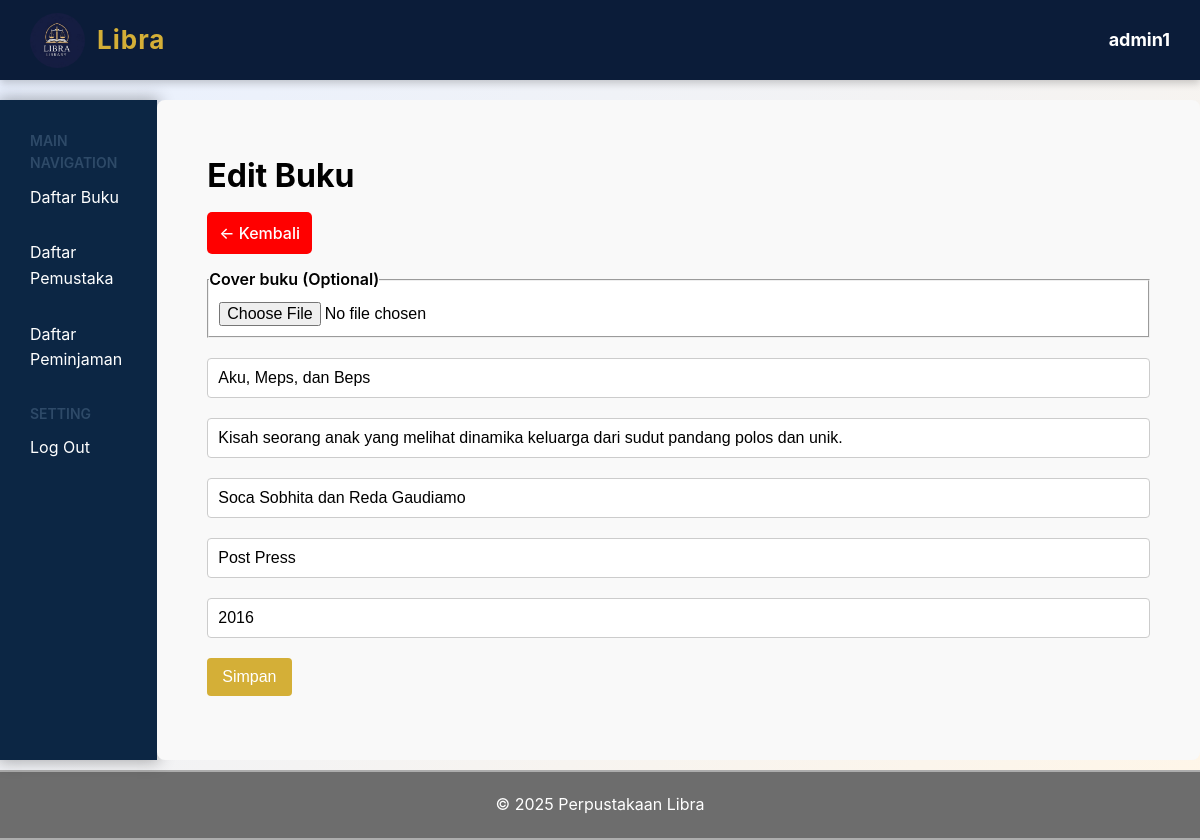
The app's page /administrator/edit.php?id_buku=1 (signed in) with its own data.
### tables this page shows
CREATE TABLE `buku` (
  `ID_BUKU` int(11) NOT NULL,
  `COVER` varchar(100) DEFAULT NULL,
  `JUDUL` varchar(64) NOT NULL,
  `DESKRIPSI` longtext NOT NULL,
  `PENULIS` varchar(50) NOT NULL,
  `PENERBIT` varchar(50) NOT NULL,
  `TAHUN` varchar(4) NOT NULL
);

### function.php (called while the page is built, shortened)
<?php
	function getBukuOne(int $id){
		$state = DBH->prepare("SELECT * FROM buku WHERE ID_BUKU = :id"
	);
		$state->execute([':id' => $id]);
		return $state->fetch();
	}
?>

### administrator/form_buku.php (the view, shortened to what this page needs)
<?php
$error_cover = $error_judul = $error_deskripsi = $error_penulis = $error_penerbit = $error_tahun = $error_stok = '';
?>
<form action="#" method="POST" enctype="multipart/form-data">
  <fieldset>
    <legend>Cover buku (Optional)</legend>
    <input type="file" name="cover">
  </fieldset>
  <input type="text" name="judul" placeholder="judul" value="<?= $_POST['judul'] ?? $detail['JUDUL'] ?? '' ?>">
	<input type="text" name="deskripsi" placeholder="deskripsi" value="<?= $_POST['deskripsi'] ?? $detail['DESKRIPSI'] ?? '' ?>">
	<input type="text" name="penulis" placeholder="penulis" value="<?= $_POST['penulis'] ?? $detail['PENULIS'] ?? '' ?>">
	<input type="text" name="penerbit" placeholder="penerbit" value="<?= $_POST['penerbit'] ?? $detail['PENERBIT'] ?? '' ?>">
	<input type="text" name="tahun" placeholder="tahun" value="<?= $_POST['tahun'] ?? $detail['TAHUN'] ?? '' ?>">
	<span class="error"><?= $error_tahun ?></span><br>
	<button type="submit" name="simpan">Simpan</button>
</form>

### asset/css/header.css (style rules this page uses)
* { margin: 0; padding: 0; box-sizing: border-box; }
body { font-family: Arial, Helvetica, sans-serif; }

### asset/css/form-buku.css (style rules this page uses)
form > input[type="text"], select { width: 100%; padding: 10px; margin-top: 20px; border: 1px solid #ccc; border-radius: 4px; font-size: 16px; }
form >fieldset> input[type='file'] { width: 100%; padding: 10px; border-radius: 4px; font-size: 16px; }
form>fieldset { background-color: white; font-weight: 600; margin-top: 20px; }
form > button { padding: 10px 15px; background-color: #D4AF37; color: white; border: none; border-radius: 4px; font-size: 16px; cursor: pointer; margin-top: 20px; }

### asset/css/main.administrator.css (style rules this page uses)
body { font-size: 16px; font-family: 'Inter' ,'Poppins'; line-height: 1.6; margin: 0; padding: 0; background: linear-gradient(135deg, #e8f0ff 0%, #fff6e8 100%); background-color: #e8f0ff; width: 100%; }

### records on screen
buku: judul "Aku, Meps, dan Beps", deskripsi "Kisah seorang anak yang melihat dinamika keluarga dari sudut pandang polos dan unik.", penulis "Soca Sobhita dan Reda Gaudiamo", penerbit "Post Press", tahun "2016"

### other values on screen
$_SESSION['nama'] "admin1"
